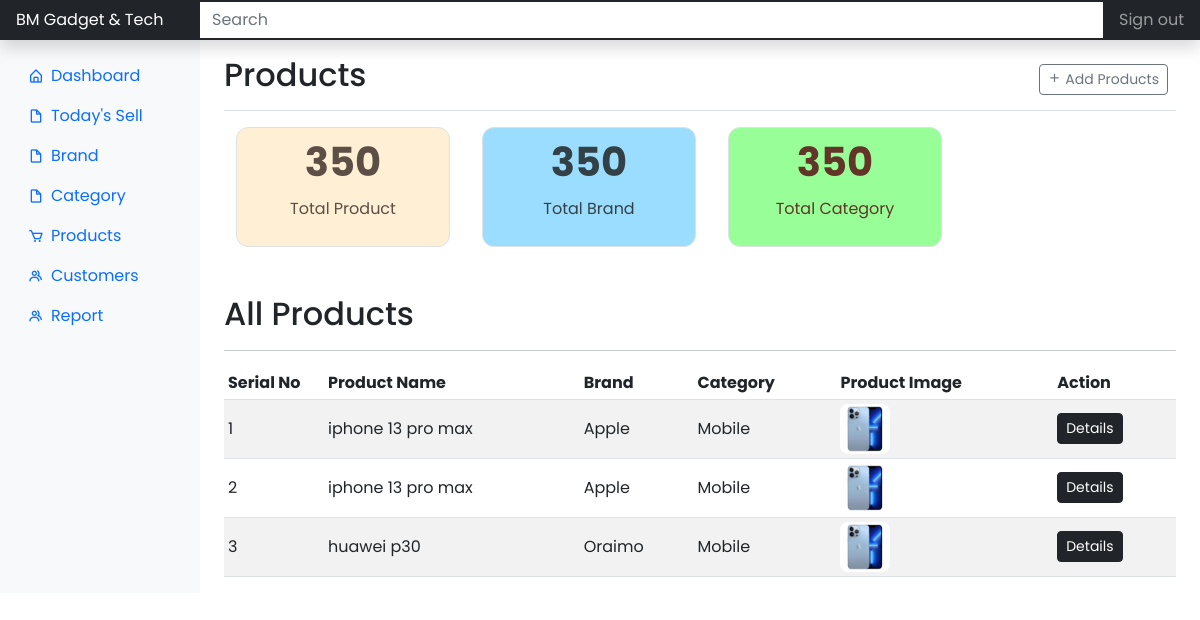
The page /dashboard/products/ on the database its author committed.
### app/models.py (models this page shows)
class Products(db.Model):
    id = db.Column(db.Integer, primary_key=True)
    name = db.Column(db.String(), nullable=False)
    productid = db.Column(db.String(), nullable=False)
    price = db.Column(db.String(), nullable=False)
    stock = db.Column(db.Integer, nullable=False, default='00')
    colors = db.Column(db.Text())
    description = db.Column(db.Text())
    pub_date = db.Column(db.DateTime, nullable=False, default=datetime.utcnow)
    brand_id = db.Column(db.Integer, db.ForeignKey('brands.id'), nullable=False)
    brand = db.relationship('Brands', backref=db.backref('product', lazy=True))
    category_id = db.Column(db.Integer, db.ForeignKey('categories.id'), nullable=False)
    category = db.relationship('Categories', backref=db.backref('product', lazy=True))
    image1 = db.Column(db.String(), nullable=False, default='image1.jpeg')
    image2 = db.Column(db.String(), default='image2.jpeg')
    image3 = db.Column(db.String(), default='image3.jpeg')

class Brands(db.Model):
    id = db.Column(db.Integer, primary_key=True)
    name = db.Column(db.String(), nullable=False, unique=True)
    logo = db.Column(db.String(), default='default.jpg')
    note = db.Column(db.String())

class Categories(db.Model):
    id = db.Column(db.Integer, primary_key=True)
    name = db.Column(db.String(30), nullable=False, unique=True)
    note = db.Column(db.String())

### app/dashboard/views.py (the view, shortened to what this page needs)
@dashboard.route('/dashboard/products/', methods=['GET', 'POST'])
def products():
    form=AddProductForm()
    form.product_brand.choices = [(brand.id, brand.name) for brand in Brands.query.all()]
    form.product_category.choices = [(category.id, category.name) for category in Categories.query.all()]
    existingproduct = Products.query.all()
    return render_template('dashboard/products.html', title='Products', form=form, existingproduct=existingproduct)

### app/dashboard/forms.py
class AddProductForm(FlaskForm):
    product_name = StringField(
        'Product Name',
        validators=[DataRequired()]
    )
    product_id = StringField(
        'Product ID',
        validators=[DataRequired()]
    )
    product_price = IntegerField(
        'Product Price',
        validators=[DataRequired()]
    )
    product_quantity = IntegerField(
        'Product Quantity',
        validators=[DataRequired()]
    )
    product_description = TextAreaField('Product Description')
    product_brand = SelectField(
        'Product Brand',
        choices=[],
        validators=[DataRequired()]
    )
    product_category = SelectField(
        'Product Category',
        choices=[],
        validators=[DataRequired()]
    )
    product_available = SelectField(
        'Is this product available?',
        choices=[
            ('yes', 'Yes' ),
            ('no', 'No' )
        ],
        validators=[DataRequired()]
    )
    product_image = FileField(
            'Product Image',
            validators = [
                FileAllowed(['jpg', 'png', 'webp', 'jpeg'])
            ]
    )
    submit = SubmitField('Save')

### app/templates/dashboard/products.html (shortened to what this page needs)
{% extends 'layouts/root-dashboard.html' %} {% block body %}
<header class="navbar navbar-dark sticky-top bg-dark flex-md-nowrap p-0 shadow">
	<a class="navbar-brand col-md-3 col-lg-2 me-0 px-3 fs-6" href="#">
		BM Gadget & Tech
	</a>
	<input
		class="form-control form-control-dark w-100 rounded-0 border-0"
		type="text"
		placeholder="Search"
		aria-label="Search"
	/>
	<div class="navbar-nav">
		<div class="nav-item text-nowrap">
			<a class="nav-link px-3" href="#">Sign out </a>
		</div>
	</div>
</header>
<div class="container-fluid">
	<div class="row">
		{% include 'helpers/_dashboard_side_nav.html' %}
		<main class="col-md-9 ms-sm-auto col-lg-10 px-md-4">
			<div
				class="d-flex justify-content-between flex-wrap flex-md-nowrap align-items-center pt-3 pb-2 mb-3 border-bottom"
			>
				<h1 class="h2">Products</h1>
				<div class="btn-toolbar mb-2 mb-md-0">
					<div class="btn-group me-2">
						<button
							type="button"
							class="btn btn-sm btn-outline-secondary"
							data-bs-toggle="modal"
							data-bs-target="#addProduct"
						>
							<i class="bx bx-plus"></i>
							Add Products
						</button>
					</div>
				</div>
			</div>
			<div class="container">
				<div class="row gap-2 mb-5">
					<div class="col-lg-3">
						<div class="border summery__box bg__papayawhip p-2">
							<h3 class="summery__box-title fs-1 fw-bolder">
								350
							</h3>
							<p class="summery__subtitle">Total Product</p>
						</div>
					</div>
					<div class="col-lg-3">
						<div class="border summery__box bg__anakiwa p-2">
							<h3 class="summery__box-title fs-1 fw-bolder">
								350
							</h3>
							<p class="summery__subtitle">Total Brand</p>
						</div>
					</div>
					<div class="col-lg-3">
						<div class="border summery__box bg__mintgreen p-2">
							<h3 class="summery__box-title fs-1 fw-bolder">
								350
							</h3>
							<p class="summery__subtitle">Total Category</p>
						</div>
					</div>
				</div>
			</div>
			<h2>All Products</h2>
			<hr />
			<div class="table-responsive">
				<table class="table table-striped table-sm">
					<thead>
						<tr>
							<th scope="col" width="100">Serial No</th>
							<th scope="col">Product Name</th>
							<th scope="col">Brand</th>
							<th scope="col">Category</th>
							<th scope="col">Product Image</th>
							<th scope="col">Action</th>
						</tr>
					</thead>
					<tbody>
						{% for product in existingproduct %}
						<tr class="align-middle">
							<td>{{ product.id }}</td>
							<td>{{ product.name }}</td>
							<td>{{ product.brand.name }}</td>
							<td>{{ product.category.name }}</td>
							<td>
								{% if product.image1 %}
								<img
									src="{{ product.image1 }}"
									alt=""
									class="img-fluid avatar__logo"
								/>
								{% else %}
								<img
									src="{{ url_for('static', filename='logos/default.jpg') }}"
									alt=""
									class="img-fluid avatar__logo"
								/>
								{% endif %}
							</td>
							<td>
								<button class="btn btn-sm btn-dark">Details</button>
							</td>
						</tr>
						{% endfor %}
					</tbody>
				</table>
			</div>
		</main>
	</div>
</div>
{% endblock %}

### app/templates/layouts/root-dashboard.html (shortened to what this page needs)
<!DOCTYPE html>
<html lang="en">
<head>
    <link href='https://unpkg.com/boxicons@2.1.2/css/boxicons.min.css' rel='stylesheet'>
    <link href="https://cdn.jsdelivr.net/npm/bootstrap@5.2.0/dist/css/bootstrap.min.css" rel="stylesheet">
    <link rel="stylesheet" href="{{ url_for('static', filename='css/customize.css') }}">
  </head>
</head>
<body>
    {% block body %}
    {% endblock %}
</body>
</html>

### app/templates/helpers/_dashboard_side_nav.html
<nav
	id="sidebarMenu"
	class="col-md-3 col-lg-2 d-md-block bg-light sidebar collapse"
>
	<div class="position-sticky pt-3 sidebar-sticky">
		<ul class="nav flex-column">
			<li class="nav-item">
				<a
					class="nav-link active nav__icon"
					aria-current="page"
					href="{{ url_for('dashboard.admin_dashboard') }}"
				>
					<i class="bx bx-home-alt"></i>
					Dashboard
				</a>
			</li>
			<li class="nav-item">
				<a
					class="nav-link nav__icon"
					href="{{ url_for('dashboard.todaysell') }}"
				>
					<i class="bx bx-file-blank"></i>
					Today's Sell
				</a>
			</li>
			<li class="nav-item">
				<a
					class="nav-link nav__icon"
					href="{{ url_for('dashboard.brand') }}"
				>
					<i class="bx bx-file-blank"></i>
					Brand
				</a>
			</li>
			<li class="nav-item">
				<a
					class="nav-link nav__icon"
					href="{{ url_for('dashboard.category') }}"
				>
					<i class="bx bx-file-blank"></i>
					Category
				</a>
			</li>
			<li class="nav-item">
				<a
					class="nav-link nav__icon"
					href="{{ url_for('dashboard.products') }}"
				>
					<i class="bx bx-cart"></i>
					Products
				</a>
			</li>
			<li class="nav-item">
				<a
					class="nav-link nav__icon"
					href="{{ url_for('dashboard.customer') }}"
				>
					<i class="bx bx-group"></i>
					Customers
				</a>
			</li>
			<li class="nav-item">
				<a
					class="nav-link nav__icon"
					href="{{ url_for('dashboard.report') }}"
				>
					<i class="bx bx-group"></i>
					Report
				</a>
			</li>
		</ul>
	</div>
</nav>

### app/static/css/customize.css (style rules this page uses)
body { font-family: "Poppins", sans-serif; }
.nav__icon { display: flex; align-items: center; }
.nav__icon i { margin-right: 0.43rem; }
.bg__mintgreen { background-color: #98ff98; color: #633528; }
.bg__papayawhip { background-color: #ffefd5; color: #5d4e46; }
.bg__anakiwa { background-color: #9bddff; color: #334046; }
.summery__box { width: 100%; height: 120px; display: grid; place-items: center; border-radius: 0.75rem; }
.bg__mintgreen .summery__box-title, .bg__mintgreen .summery__subtitle { color: #633528; }
.bg__papayawhip .summery__box-title, .bg__papayawhip .summery__subtitle { color: #5d4e46; }
.bg__anakiwa .summery__box-title, .bg__anakiwa .summery__subtitle { color: #334046; }
.avatar__logo { width: 50px; border-radius: 0.5rem; }

### rows shown on the page
Products: id "1", name "iphone 13 pro max", brand.name "Apple", category.name "Mobile", image1 (picture)
Products: id "2", name "iphone 13 pro max", brand.name "Apple", category.name "Mobile", image1 (picture)
Products: id "3", name "huawei p30", brand.name "Oraimo", category.name "Mobile", image1 (picture)
